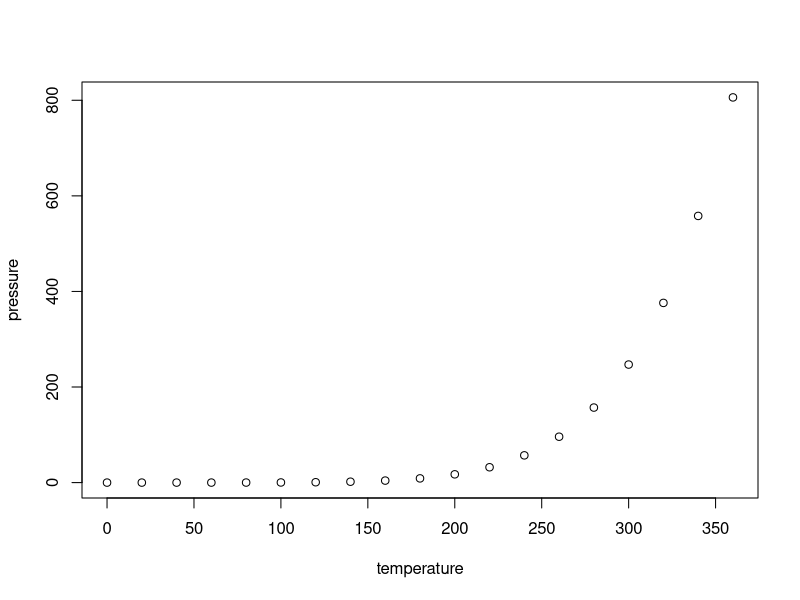
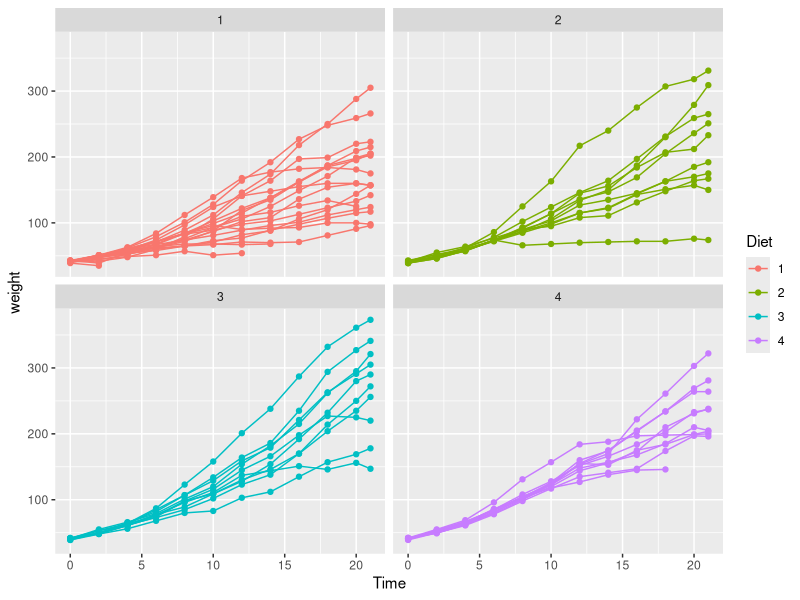

R code for these plots, in order: (Note: this script raises an error after producing the figures.)
## ---- chunk 1
knitr::opts_chunk$set(echo = TRUE) #Estos espacios grices son chunks y aqui es donde se ejecuta R, osea aqui adentro se sitúan los codigos. Es importante entender que dentro de cada chunk se debe escribir como si estuvieramos dentro del script, es decir, si necesitamos una libreria que no está predeterminada en R (por ejemplo ggplot) es necesario llamarla con la función library(). 
## ---- chunk 2
#plot sencillo de R
plot(pressure)
## ---- chunk 3
#incluir gggplot
library(ggplot2) 
data("ChickWeight")
ggplot(ChickWeight, aes(x= Time, y= weight))+
  geom_point(aes(color=Diet))+
  geom_line(aes(color=Diet, group=Chick)) +
  facet_wrap(~Diet)
## ---- chunk 4
#para incluir imagenes
knitr::include_graphics("figura 1.png") #se debe especificar el directorio, pero como estamos dentro de un proyecto, entonces simplemente se nombra la imagen, si no, entonces sería, por ejemplo "C:\Users\Mauricio Diaz\Documents\Maestria\2022 - 1\Introducción\Mandrujano" NOTA!: cuidado porque los \ deben ser en la dirección contraria: / (la de la tecla 7)

## ---- chunk 5
citation("ggplot2")
